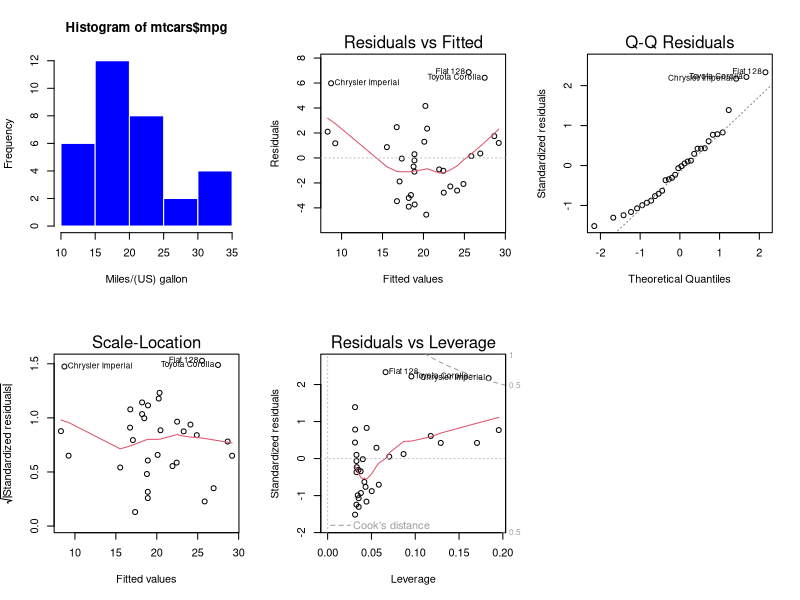

R code for this plot:
## ---- chunk 1
summary(mtcars)
## ---- chunk 2
par(mfrow=c(2,3))
hist(mtcars$mpg, breaks = 5, col = 'blue', 
     border = 'white', xlab = "Miles/(US) gallon"); 
plot(lm(mpg ~ wt, data = mtcars))
